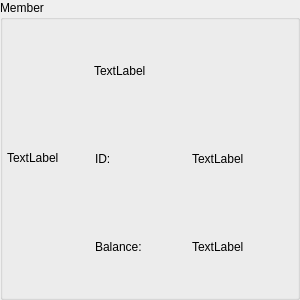
<?xml version="1.0" encoding="UTF-8"?>
<ui version="4.0">
 <class>MemberProfileGroupBox</class>
 <widget class="QGroupBox" name="MemberProfileGroupBox">
  <property name="geometry">
   <rect>
    <x>0</x>
    <y>0</y>
    <width>300</width>
    <height>300</height>
   </rect>
  </property>
  <property name="minimumSize">
   <size>
    <width>300</width>
    <height>0</height>
   </size>
  </property>
  <property name="maximumSize">
   <size>
    <width>300</width>
    <height>16777215</height>
   </size>
  </property>
  <property name="windowTitle">
   <string>GroupBox</string>
  </property>
  <property name="title">
   <string>Member</string>
  </property>
  <layout class="QHBoxLayout" name="horizontalLayout">
   <property name="spacing">
    <number>3</number>
   </property>
   <property name="leftMargin">
    <number>4</number>
   </property>
   <property name="topMargin">
    <number>4</number>
   </property>
   <property name="rightMargin">
    <number>4</number>
   </property>
   <property name="bottomMargin">
    <number>4</number>
   </property>
   <item>
    <widget class="QLabel" name="memberImageLabel">
     <property name="minimumSize">
      <size>
       <width>80</width>
       <height>80</height>
      </size>
     </property>
     <property name="maximumSize">
      <size>
       <width>80</width>
       <height>80</height>
      </size>
     </property>
     <property name="text">
      <string>TextLabel</string>
     </property>
    </widget>
   </item>
   <item>
    <widget class="QWidget" name="memberInfoWidget" native="true">
     <layout class="QVBoxLayout" name="verticalLayout">
      <property name="spacing">
       <number>3</number>
      </property>
      <property name="leftMargin">
       <number>4</number>
      </property>
      <property name="topMargin">
       <number>4</number>
      </property>
      <property name="rightMargin">
       <number>4</number>
      </property>
      <property name="bottomMargin">
       <number>4</number>
      </property>
      <item>
       <widget class="QLabel" name="nameLabel">
        <property name="text">
         <string>TextLabel</string>
        </property>
       </widget>
      </item>
      <item>
       <widget class="QWidget" name="memberIdWidget" native="true">
        <layout class="QHBoxLayout" name="horizontalLayout_3">
         <property name="spacing">
          <number>1</number>
         </property>
         <property name="leftMargin">
          <number>1</number>
         </property>
         <property name="topMargin">
          <number>1</number>
         </property>
         <property name="rightMargin">
          <number>1</number>
         </property>
         <property name="bottomMargin">
          <number>1</number>
         </property>
         <item>
          <widget class="QLabel" name="memberIdLabel">
           <property name="text">
            <string>ID:</string>
           </property>
          </widget>
         </item>
         <item>
          <widget class="QLabel" name="memberIdValueLabel">
           <property name="text">
            <string>TextLabel</string>
           </property>
          </widget>
         </item>
        </layout>
       </widget>
      </item>
      <item>
       <widget class="QWidget" name="memberAccountWidget" native="true">
        <layout class="QHBoxLayout" name="horizontalLayout_2">
         <property name="spacing">
          <number>1</number>
         </property>
         <property name="leftMargin">
          <number>1</number>
         </property>
         <property name="topMargin">
          <number>1</number>
         </property>
         <property name="rightMargin">
          <number>1</number>
         </property>
         <property name="bottomMargin">
          <number>1</number>
         </property>
         <item>
          <widget class="QLabel" name="memberAccountLabel">
           <property name="text">
            <string>Balance:</string>
           </property>
          </widget>
         </item>
         <item>
          <widget class="QLabel" name="memberAccountValueLabel">
           <property name="text">
            <string>TextLabel</string>
           </property>
          </widget>
         </item>
        </layout>
       </widget>
      </item>
     </layout>
    </widget>
   </item>
  </layout>
 </widget>
 <resources/>
 <connections/>
</ui>
